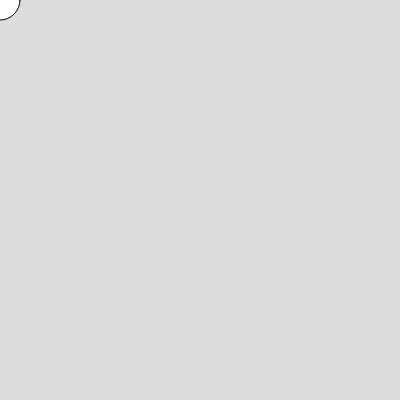
Frame 1 (no input)
Frame 60 (no input): identical to frame 1, image omitted
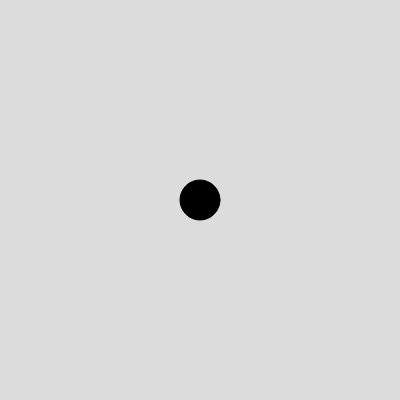
Frame 120 (the mouse pressed at the canvas centre since frame 60)

The p5.js sketch that drew these frames (run headless with seeded random() and noise() and a simulated clock; from frame 60 on, the mouse is pressed at the canvas centre):

// p5.js sketch
// ── sketch.js
function setup() {
  createCanvas(400,400);
}

function draw() {
  background(220);
  if (mouseIsPressed) {
    fill(0);
  } else {
    fill(255);
  }
  ellipse(mouseX,mouseY,40,40);
}
